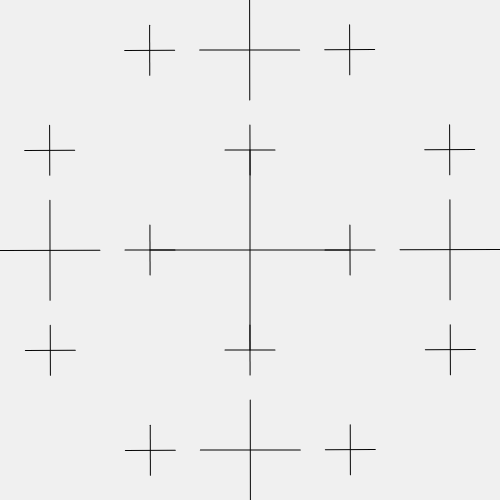
Frame 1 (no input)
Frame 60 (no input): identical to frame 1, image omitted
Frame 120 (the mouse pressed at the canvas centre since frame 60): identical to frame 1, image omitted

The p5.js sketch that drew this single still picture (run headless with seeded random() and noise() and a simulated clock; from frame 60 on, the mouse is pressed at the canvas centre):

// p5.js sketch
// ── sketch.js
var angle = 0;
var slider, slider2;
var mul = 0.5;
var size_limit = 10;
var angle = 0;

function setup() {
    
	createCanvas(500, 500);

	stroke(5);
	noFill();

	slider = createSlider(10, 150, 50, 0.1);
	slider2 = createSlider(0, TWO_PI, PI, 0.01);

}


function draw() {

	size_limit = slider.value();
	angle = slider2.value();

	background(240);
	translate(width/2, height/2);

	drawLine(200);

}


function drawLine(r) {

	line(-r/2, 0, r/2, 0); // 가로
	line(0, -r/2, 0, r/2); // 세로 

	if (r > size_limit) {

		// right
		push(); // save
			rotate(angle);
			translate(r, 0);
			drawLine(r * mul);
		pop(); // restore

		// left
		push(); // save
			rotate(angle);
			translate(-r, 0);
			drawLine(r * mul);
		pop(); // restore

		// down 
		push(); // save
			rotate(angle);
			translate(0, r);
			drawLine(r * mul);
		pop(); // restore

		// up 
		push(); // save
			rotate(angle);
			translate(0, -r);
			drawLine(r * mul);
		pop(); // restore

	}





}
